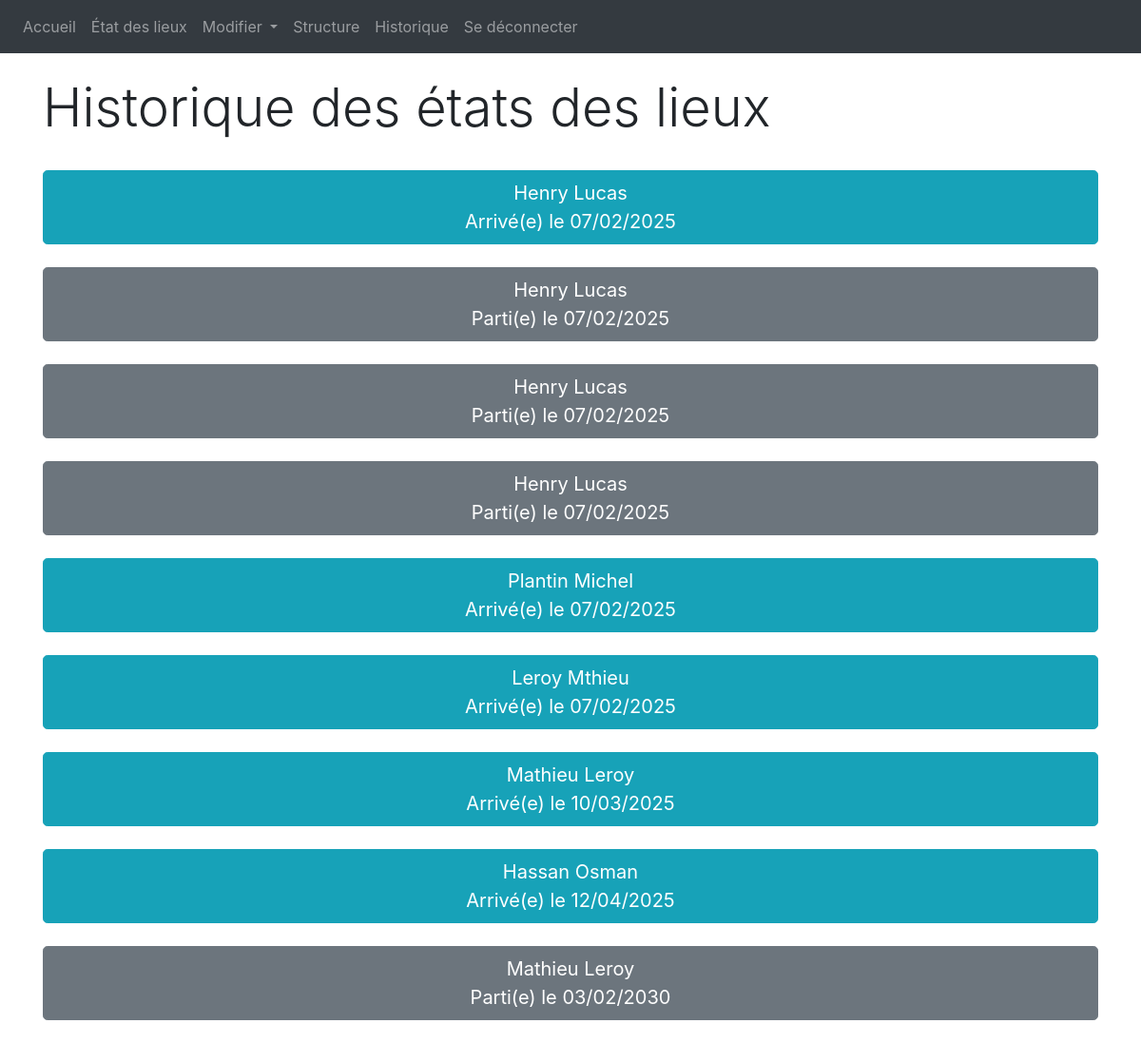
Page /historique (signed in) on the earlier database version.
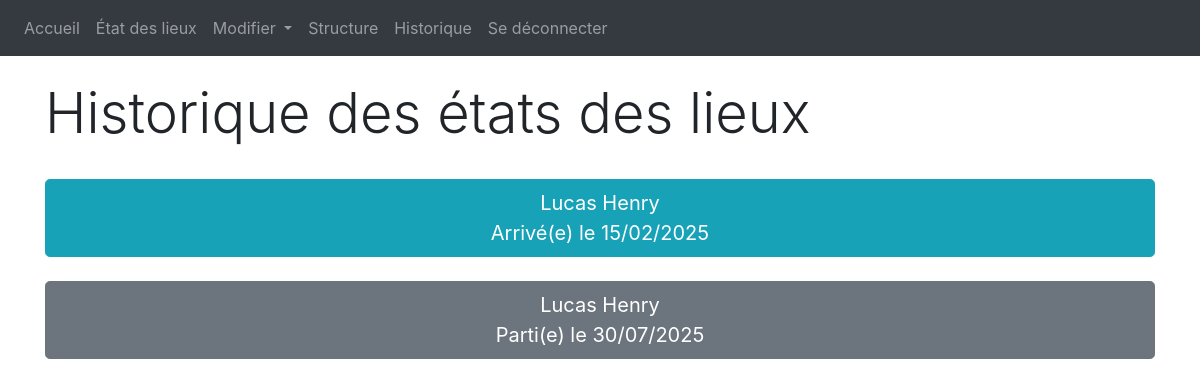
Same page on the later database version.
### website/models.py (models this page shows)
class EDL(db.Model):
    __tablename__ = "edl"
    id = db.Column(db.Integer, primary_key=True)
    id_logement = db.Column(db.Integer, db.ForeignKey('logement.id'))
    effectue_par = db.Column(db.Integer, db.ForeignKey('user.id'))
    occupation = db.Column(db.Boolean)
    date = db.Column(db.String(100))
    nom = db.Column(db.String(100))
    prenom = db.Column(db.String(100))
    mail = db.Column(db.String(200))

### website/views.py (the view)
@views.route('historique', methods = ['GET', 'POST'])
@login_required
def historique():
    ListeEDL = sortEDLbyDate()
    return render_template('historique.html', BaseData=getTypeLogements(), user=current_user, ListeEDL=ListeEDL, convertDateFormat=convertDateFormat)

### website/__init__.py (called while the page is built)
def create_app():
    app = Flask(__name__)
    app.config['SECRET_KEY'] = 'iamgay143li223*&dlf'
    app.config['SQLALCHEMY_DATABASE_URI'] = f'sqlite:///{DB_NAME}'
    db.init_app(app)
    from .views import views
    from .auth import auth
    app.register_blueprint(views, url_prefix = '/')
    app.register_blueprint(auth, url_prefix = '/')
    from .models import User
    with app.app_context():
        db.create_all()
    login_manager = LoginManager()
    login_manager.login_view = 'auth.login'
    login_manager.init_app(app)
    @login_manager.user_loader
    def load_user(id):
        return User.query.get(int(id))
    return app

### website/functions.py (called while the page is built)
def getTypeLogements():
    typeLogements_query = select(TypeLogement)
    typeLogements = db.session.execute(typeLogements_query.select()).fetchall()
    return typeLogements

def convertDateFormat(d):
    dateSplit = d.split("-")
    return(dateSplit[2] + '/' + dateSplit[1] + '/' + dateSplit[0])

### website/templates/historique.html
{% extends "base.html" %} {%block title %}Page d'accueil{% endblock %}
{% block content %}
<br>
<h1 class="display-4">Historique des états des lieux</h1>
<br>
<form action="/modification_etat_des_lieux" method="post">
    {% for edl in ListeEDL %}
        {% if edl.occupation %}
            <button class="btn btn-info btn-lg btn-block" type="submit" name="id_edl" value="{{edl.id}}">{{edl.prenom + " " + edl.nom}}<br>{{"Arrivé(e) le " + convertDateFormat(edl.date) }}</button>
        {% else %}
            <button class="btn btn-secondary btn-lg btn-block" type="submit" name="id_edl" value="{{edl.id}}">{{edl.prenom + " " + edl.nom}}<br>{{"Parti(e) le " + convertDateFormat(edl.date) }}</button>
        {% endif %}
        <br>
    {% endfor %}
</form>
{% endblock %}

### website/templates/base.html (shortened to what this page needs)
<!DOCTYPE html>
<html>
    <head>
        <link href="https://cdn.jsdelivr.net/npm/bootstrap@5.0.2/dist/css/bootstrap.min.css" rel="stylesheet">
        <link
          rel="stylesheet"
          href="https://stackpath.bootstrapcdn.com/bootstrap/4.4.1/css/bootstrap.min.css"
        />
        <link
          rel="stylesheet"
          href="https://stackpath.bootstrapcdn.com/font-awesome/4.7.0/css/font-awesome.min.css"
        />
    </head>
    <body>
        <nav class="navbar navbar-expand-lg navbar-dark bg-dark">
            <div class="collapse navbar-collapse" id="navbar">
                <div class="navbar-nav">
                    <a class="nav-item nav-link" id="home" href="accueil">Accueil</a>
                    {% if user.is_authenticated %}
                    <a class="nav-item nav-link" href="etat_des_lieux" aria-haspopup="true" aria-expanded="false">
                            État des lieux
                    </a>
                    <li class="nav-item dropdown">
                        <a class="nav-link dropdown-toggle" href="#" id="navbarDropdownMenuLink" data-toggle="dropdown" aria-haspopup="true" aria-expanded="false">
                          Modifier
                        </a>
                    </li>
                    <a class="nav-item nav-link" id="structure" href="/structure_etat_des_lieux">Structure</a>
                    <a class="nav-item nav-link" id="historique" href="/historique">Historique</a>
                    <a class="nav-item nav-link" id="deconnexion" href="logout">Se déconnecter</a>
                    {% else %}
                    <a class="nav-item nav-link" id="login" href="login">Se connecter</a>
                    <a class="nav-item nav-link" id="signUp" href="sign-up">S'enregistrer</a>
                    {% endif %}
                </div>
            </div>
        </nav>
        <div class="container">
          {%block content %}
          {% endblock %}
        </div>
    </body>
</html>

Differences in the rows shown:
removed EDL: {{ edl.id }} 5 (drawn), prenom+nom "Henry Lucas", date "Arrivé(e) le 07/02/2025"
removed EDL: {{ edl.id }} 6 (drawn), prenom+nom "Henry Lucas", date "Parti(e) le 07/02/2025"
removed EDL: {{ edl.id }} 7 (drawn), prenom+nom "Henry Lucas", date "Parti(e) le 07/02/2025"
removed EDL: {{ edl.id }} 8 (drawn), prenom+nom "Henry Lucas", date "Parti(e) le 07/02/2025"
removed EDL: {{ edl.id }} 9 (drawn), prenom+nom "Plantin Michel", date "Arrivé(e) le 07/02/2025"
removed EDL: {{ edl.id }} 10 (drawn), prenom+nom "Leroy Mthieu", date "Arrivé(e) le 07/02/2025"
removed EDL: {{ edl.id }} 3 (drawn), prenom+nom "Mathieu Leroy", date "Arrivé(e) le 10/03/2025"
removed EDL: {{ edl.id }} 4 (drawn), prenom+nom "Hassan Osman", date "Arrivé(e) le 12/04/2025"
added EDL: {{ edl.id }} 1 (drawn), prenom+nom "Lucas Henry", date "Arrivé(e) le 15/02/2025"
changed EDL: prenom+nom "Mathieu Leroy" → "Lucas Henry"; date "Parti(e) le 03/02/2030" → "Parti(e) le 30/07/2025"
